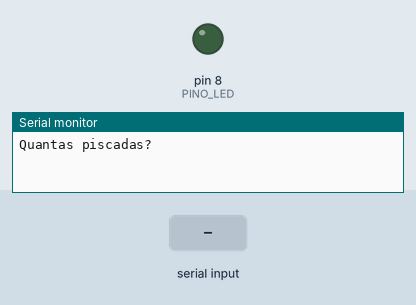
Simulated run of this sketch. Board: Arduino Uno, built with avr-gcc and run on an emulated ATmega328P. On the bench: output pins drawn as LEDs (lit = HIGH), the last lines printed to the serial monitor. Dashed ring = blinking. Inputs (shaded band) come from the test bench.

Above: at 1.2 s.
1.3 s: "5\n" received over Serial
At 1.42 s:
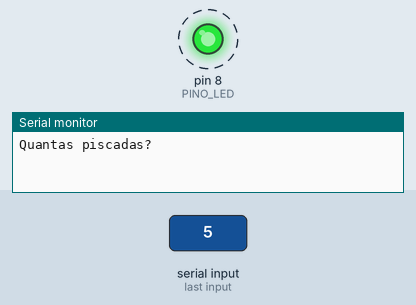
4.3 s: "90,45\n" received over Serial
At 4.42 s:
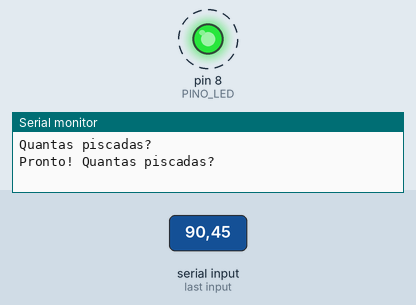
Timing chart, 0 to 13.3 s (numbered marks = the images above; inputs shaded):
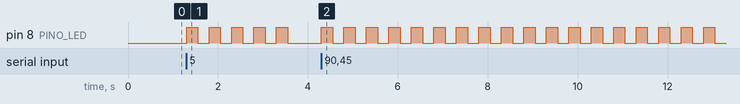

Measured:
- after the input at 1.3 s, pin 8 (PINO_LED): alternates HIGH for 0.25 s and LOW for 0.25 s, 10 changes in all, then stays LOW, starting at once
- after the input at 4.3 s, pin 8 (PINO_LED): alternates HIGH for 0.25 s and LOW for 0.25 s, starting at once

The sketch:

aula03_nivel2.ino
```cpp
// Aula 3 – Nível 2: Piscar N vezes
// Digite quantas vezes o LED do pino 8 deve piscar
#include <Arduino.h>                          // funções do Arduino (pinMode, digitalWrite, delay...)
const int PINO_LED = 8;                       // pino do LED (com resistor de 220 ohms)

void setup() {                                // roda uma vez, quando a placa liga
  pinMode(PINO_LED, OUTPUT);                  // PINO_LED como saída
  Serial.begin(9600);                         // abre o Monitor Serial a 9600 baud
  Serial.println("Quantas piscadas?");        // envia o texto ao Monitor Serial e quebra a linha
}

void loop() {                                 // repete para sempre
  if (Serial.available() > 0) {               // chegou um número?
    int vezes = Serial.parseInt();            // lê o número
    while (Serial.available() > 0) Serial.read();   // limpa o Enter
    for (int i = 0; i < vezes; i++) {         // repete 'vezes' vezes
      digitalWrite(PINO_LED, HIGH);           // acende/liga PINO_LED
      delay(250);                             // espera 250 ms
      digitalWrite(PINO_LED, LOW);            // apaga/desliga PINO_LED
      delay(250);                             // espera 250 ms
    }
    Serial.println("Pronto! Quantas piscadas?");   // envia o texto ao Monitor Serial e quebra a linha
  }
}
```
